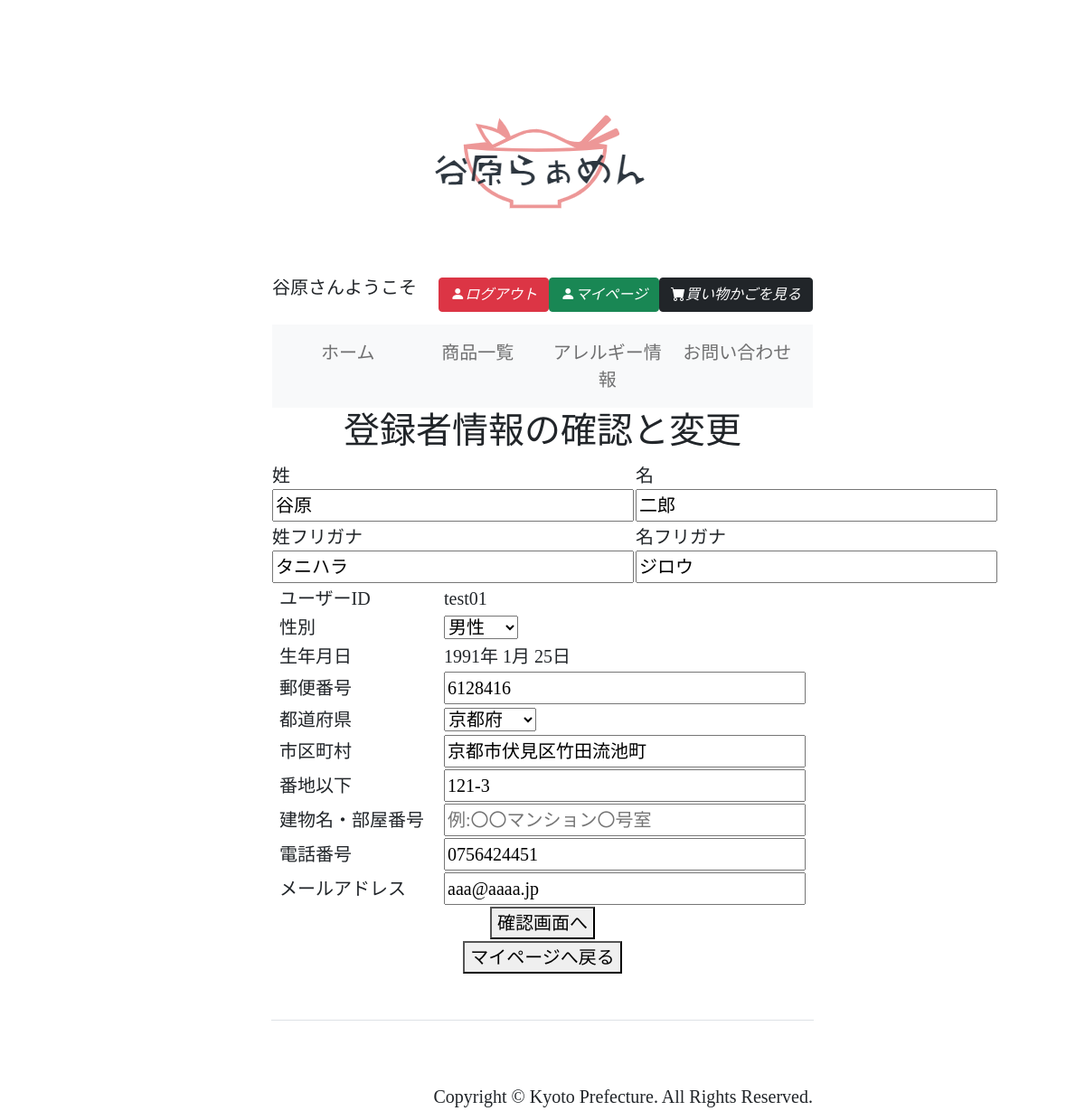
/view/User_info.php (signed in), run on the app's committed database.
### tables this page shows
CREATE TABLE `user` (
  `user_id` varchar(255) NOT NULL,
  `password` varchar(255) DEFAULT NULL,
  `last_name` varchar(255) DEFAULT NULL,
  `first_name` varchar(255) DEFAULT NULL,
  `last_furigana` varchar(255) DEFAULT NULL,
  `first_furigana` varchar(255) DEFAULT NULL,
  `birthday` date DEFAULT NULL,
  `gender` tinyint(2) DEFAULT NULL,
  `postal_code` char(7) DEFAULT NULL,
  `prefectures` varchar(4) DEFAULT NULL,
  `address01` varchar(255) DEFAULT NULL,
  `address02` varchar(255) DEFAULT NULL,
  `address03` varchar(255) DEFAULT NULL,
  `tel` char(11) DEFAULT NULL,
  `mail` varchar(255) DEFAULT NULL,
  `paid_menber_flag` tinyint(1) DEFAULT NULL,
  `brack_flag` tinyint(1) DEFAULT NULL,
  `delete_flag` tinyint(1) DEFAULT NULL
);

### controller/Control_User.php (called while the page is built, shortened)
<?php
include '../model/Model.php';
abstract class Control
{
    function __construct($const_id)
    {
        $this->model = new Model();
        $this->user_id = "'" . $const_id . "'";
    }
}

### model/Model.php (called while the page is built, shortened)
<?php
class Model
{
    private $pdo;
    private $DSN = 'mysql:dbname=82;host=localhost;charset=utf8;';
    private $DB_USERNAME = 'office3';
    private $DB_PASSWORD = 'kamogawa';
    public function __construct()
    {
        try {
            $this->pdo = new PDO($this->DSN, $this->DB_USERNAME, $this->DB_PASSWORD, array(PDO::MYSQL_ATTR_INIT_COMMAND => 'SET NAMES utf8'));
        } catch (PDOException $e) {
            print('データベースに接続できませんでした：' . $e->getMessage());
            die();
        }
    }
    public function select_user($user_id)
    {
        try {
            $sql = "SELECT user_id, password, last_name, first_name, last_furigana, first_furigana, birthday, gender,
                    postal_code, prefectures, address01, address02, address03, tel, mail
                    FROM user
                    WHERE user_id = " . $user_id;
            $stmt = $this->pdo->prepare($sql);
            $stmt->execute();
            return $stmt->fetchAll();
        } catch (PDOException $e) {
            print('SQL実行エラー：' . $e->getMessage());
            die();
        }
    }
}

### controller/Control_User_info.php (called while the page is built, shortened)
<?php
include '../controller/Control_User.php';
class Control_User_info extends Control
{
    public function get_user_info()
    {
        return $this->model->select_user($this->user_id);
    }
}

### view/User_info.php (the view, shortened to what this page needs)
<?php
$user_id = $_SESSION['logged_in_id'];
?>
<!DOCTYPE html>
<html lang="en">
<head>
    <?php include 'frame/basic_style_info.php'; ?>
    <?php
    include '../controller/Control_User_info.php';
    $user_data = new Control_User_info($user_id);
    $user_info = $user_data->get_user_info();
    ?>
    <link href="css/user_info.css" rel="stylesheet" />
</head>
<body>
    <?php include 'frame/header.php'; ?>
    <table width="100%">
        <table width="100%">
            <tr>
                <th>
                    <h1>登録者情報の確認と変更</h1>
                </th>
            </tr>
        </table>
        <tr>
            <td>
                <div align="center">
                    <table width="100%">
                        <form class="h-adr" method="POST" action="Change_result.php">
                            <?php foreach ($user_info as $value) { ?>
                                <table>
                                    <tr>
                                        <td>
                                            姓<br>
                                            <input type="text" class="name" name="last_name" size="24" required value="<?php echo $value['last_name']; ?>">
                                        </td>
                                        <td>
                                            名<br>
                                            <input type="text" class="name" name="first_name" size="24" required value="<?php echo $value['first_name']; ?>">
                                        </td>
                                    </tr>
                                    <tr>
                                        <td>
                                            姓フリガナ<br>
                                            <input type="text" class="name" name="last_furigana" size="24" required value="<?php echo $value['last_furigana']; ?>">
                                        </td>
                                        <td>
                                            名フリガナ<br>
                                            <input type="text" class="name" name="first_furigana" size="24" required value="<?php echo $value['first_furigana']; ?>">
                                        </td>
                                    </tr>
                                </table>
                                <table>
                                    <tr>
                                        <td>
                                            ユーザーID
                                        </td>
                                        <td>
                                            <?php echo $value['user_id']; ?>
                                        </td>
                                    </tr>
                                    <tr>
                                        <td>
                                            性別
                                        </td>
                                        <td>
                                            <select name="gender">
                                                <option value=0 <?php if ($value['gender'] == 0) { ?> selected <?php } ?>>男性</option>
                                            </select>
                                        </td>
                                    </tr>
                                    <tr>
                                        <td>
                                            生年月日
                                        </td>
                                        <td>
                                            <?php echo date('Y年 n月 d日', strtotime($value['birthday'])); ?>
                                        </td>
                                    </tr>
                                    <tr>
                                        <td>
                                            郵便番号
                                        </td>
                                        <td>
                                            <input type="text" name="postal_code" pattern="\d{3}-?\d{4}" placeholder="例:0001111" onKeyUp="AjaxZip3.zip2addr(this,'','prefectures','address01');" size="7" value="<?php echo $value['postal_code']; ?>" maxlength="7" required>
                                        </td>
                                    </tr>
                                    <tr>
                                        <td>
                                            都道府県
                                        </td>
                                        <td>
                                            <select name="prefectures">
                                                <option value="京都府" <?php if ($value['prefectures'] == '京都府') { ?> selected <?php } ?>>京都府</option>
                                            </select>
                                        </td>
                                    </tr>
                                    <tr>
                                        <td>
                                            市区町村
                                        </td>
                                        <td>
                                            <input type="text" name="address01" placeholder="例:〇〇市〇〇町" size="56" value="<?php echo $value['address01']; ?>" pattern="((旭川|伊達|石狩|盛岡|奥州|田村|南相馬|那須塩原|東村山|武蔵村山|羽村|十日町|上越|富山|野々市|大町|蒲郡|四日市|姫路|大和郡山|廿日市|下松|岩国|田川|大村)市|.+?群.+?[町村]|.+?市.+?区|.+?[市区町村])(.+)" required>
                                        </td>
                                    </tr>
                                    <tr>
                                        <td>
                                            番地以下
                                        </td>
                                        <td>
                                            <input type="text" name="address02" placeholder="例:１－２－３" size="56" value="<?php echo $value['address02']; ?>" required>
                                        </td>
                                    </tr>
                                    <tr>
                                        <td>
                                            建物名・部屋番号
                                        </td>
                                        <td>
                                            <input type="text" name="address03" placeholder="例:〇〇マンション〇号室" size="56" value="<?php echo $value['address03']; ?>">
                                        </td>
                                    </tr>
                                    <tr>
                                        <td>
                                            電話番号
                                        </td>
                                        <td>
                                            <input type="tel" name="tel" placeholder="例:0000112222" required size="56" value="<?php echo $value['tel']; ?>" pattern="\d{2,4}-?\d{2,4}-?\d{3,4}" maxlength="11">
                                        </td>
                                    </tr>
                                    <tr>
                                        <td>
                                            メールアドレス
                                        </td>
                                        <td>
                                            <input type="email" name="mail" placeholder="例:sample_a.1@email.co.jp" required size="56" value="<?php echo $value['mail']; ?>" pattern="[a-z0-9._%+-]+@[a-z0-9.-]+\.[a-z]{2,3}$">
                                        </td>
                                    </tr>
                                <?php } ?>
                                <tr>
                                    <td colspan="2" align="center">
                                        <div class="button_wrapper">
                                            <button class="button1" type="submit">確認画面へ</button>
                                        </div>
                                    </td>
                                </tr>
                        </form>
                    </table>
                </div>
            </td>
        </tr>
    </table>
    <table width="100%">
        <tr>
            <td>
                <div class="button_wrapper">
                    <a href="Mypage.php">
                        <button>マイページへ戻る</button>
                    </a>
                </div>
            </td>
        </tr>
    </table>
    <?php include 'frame/footer.php'; ?>
</body>
</html>

### view/frame/basic_style_info.php (shortened to what this page needs)
<link href="https://cdn.jsdelivr.net/npm/bootstrap@5.0.0-beta1/dist/css/bootstrap.min.css" rel="stylesheet" />
<link href="https://cdn.jsdelivr.net/npm/bootstrap-icons@1.5.0/font/bootstrap-icons.css" rel="stylesheet" />
<link href="css/style.css" rel="stylesheet" />

### view/frame/header.php (shortened to what this page needs)
<header>
    <table width="100%">
        <tr>
            <td>
                <a href="Home.php">
                    <figure class="figure">
                        <img src="../img/logo_M.png" class="figure-img img-fluid rounded" alt="谷原らぁめん" />
                    </figure>
                </a>
            </td>
        </tr>
        <tr>
            <td align="right">
                <nav class="navbar navbar-expand navbar-light bg-white">
                    <?php
                    if(isset($_SESSION['logged_in_last_name'])){
                    ?>
                    <p class="text-nowrap">
                        <?php echo $_SESSION['logged_in_last_name'];?>さんようこそ
                    </p>
                    <?php
                    }
                    ?>
                    <div class="navbar-collapse d-flex justify-content-end" id="navbar1">
                        <ul class="navbar-nav ml-auto">
                            <?php
                            if (isset($_SESSION['logged_in_id'])){
                            ?>
                            <button type="submit" class="btn btn-danger" onclick="location.href='../controller/Logout.php'">
                                <font color="white"><i class="bi bi-person-fill text-nowrap">ログアウト</i></font>
                            </button>
                            <button type="submit" class="btn btn-success" onclick="location.href='Mypage.php'">
                                <font color="white"><i class="bi bi-person-fill text-nowrap">マイページ</i></font>
                            </button>
                            <?php
                            } else {
                            ?>
                            <button type="submit" class="btn btn-primary" onclick="location.href='Login.php'">
                                <font color="white"><i class="bi bi-person-fill text-nowrap">ログイン</i></font>
                            </button>
                            <?php
                            }
                            ?>
                            <button type="submit" class="nav-item btn btn-dark text-nowrap" onclick="location.href='Cart.php'">
                                <font color="white"><i class="bi bi-cart-fill">買い物かごを見る</i></font>
                            </button>
                        </ul>
                    </div>
                </nav>
            </td>
        </tr>
        <tr>
            <td width="100%">
                <nav class="navbar navbar-expand-lg navbar-light bg-light">
                    <div class="collapse navbar-collapse justify-content-center container-fluid " id="navbar2">
                        <div class="navbar-nav w-100 nav-justified">
                            <div class="col">
                                <a class="nav-item nav-link" href="Home.php">
                                    ホーム
                                </a>
                            </div>
                            <div class="col">
                                <a class="nav-item nav-link" href="Products_02.php">
                                    商品一覧
                                </a>
                            </div>
                            <div class="col">
                                <a class="nav-item nav-link" href="allergy.php">
                                    アレルギー情報
                                </a>
                            </div>
                            <div class="col">
                                <a class="nav-item nav-link" href="contact.php">
                                    お問い合わせ
                                </a>
                            </div>
                        </div>
                    </div>
                </nav>
            </td>
        </tr>
    </table>
</header>

### view/frame/footer.php
<footer id="footer" class="border-top bg-white" style="height:50px;margin-top:50px;">
    <table width="100%" class="bg-white">
            <tr height="100px">
                <td align="right" valign="bottom">
                    Copyright © Kyoto Prefecture. All Rights Reserved.
                </td>
            </tr>
    </table>
</footer>

### view/css/style.css (style rules this page uses)
.navbar { width: 100%; margin: auto; }
.col { max-width: 500px; max-height: 500px; }
a { color: gray; text-decoration: none; }
body { font-family: "游明朝"; font-size: 20px; margin: 0px auto; padding: 0px; max-width: 50%; text-align: center; padding-top: 5rem; }

### view/css/user_info.css (style rules this page uses)
input { display: block; width: 400px; }
.button_wrapper { text-align:center; }

### data on the page
user: last_name "谷原", first_name "二郎", last_furigana "タニハラ", first_furigana "ジロウ", user_id "test01", gender "男性", birthday "1991年 1月 25日", postal_code "6128416", prefectures "京都府", address01 "京都市伏見区竹田流池町", address02 "121-3", tel "0756424451", mail "aaa@aaaa.jp"

### other printed values
$_SESSION['logged_in_last_name'] "谷原"
